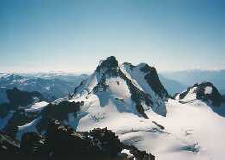
#> input picture prac04/prac04ex01img01.png, 225 x 160 px
$ jupyter execute --allow-errors prac04_starter.ipynb   (shell and % lines are left out)
#> lines starting #> are read from the running program, lines starting #| are printed output that depends on the picture
[cell 1]
#Importing some useful packages
import numpy as np #Numpy library provides various useful functions and operators for scientific computing
import cv2 #openCV is a key library that provides various useful functions for computer vision
import os #Honestly this one is a bit optional.
import glob #again just optional
from matplotlib import pyplot as plt

# Download images for Practical 4

---
# Exercise 1 - SIFT Feature Extraction

In this exercise, we will delve into the properties of the **Scale-Invariant Feature Transform (SIFT)**, particularly its invariance characteristics.

## Steps:

1. **Keypoint Detection on Checkerboard Image**:
    - Use the SIFT algorithm to detect keypoints on a natural image.
    - Count the number of keypoints identified.
    - Visualize these keypoints using the `drawKeypoints` method.
    - **Observation**: Pay attention to the locations of the keypoints. How do they compare to the Harris corners from Practical 3? What can you infer about their main orientation?

2. **SIFT Descriptors**:
    - Extract SIFT descriptors for the detected keypoints.
    - Analyze the number of descriptors and the dimensionality of each.
    - Compare your findings with your lecture notes on SIFT. Are they consistent?
    - Convert the descriptors to an intensity image and inspect it.
    - **Observation**: Look for any discernible patterns in the intensity image. What do the descriptors convey?

3. **Invariance Test with Rotated and Scaled Image**:
    - Rotate (10 deg) and slightly scale (1.2) the input image.
    - Repeat the SIFT keypoint detection and descriptor extraction on this transformed image.
    - Convert the new set of descriptors to an intensity image.
    - **Observation**: Compare the intensity images of the original and transformed checkerboard. Can you validate the scale invariance of the SIFT descriptors?
    - Choose a few keypoint pairs from both images and delve deeper into their descriptors. What similarities or differences can you spot?
    - Extra: perform correspondence between the original image and its rotated and scaled version. Draw a line between any two matched keypoints in the two images.

## Objective:

Through this exercise, you'll gain hands-on experience with the SIFT algorithm, understanding its robustness against transformations and its ability to capture distinctive features in images. By comparing it with other methods like Harris corners, you'll appreciate the nuances and
---strengths of each approach.

[cell 2]
import cv2
import numpy as np
import matplotlib.pyplot as plt

# Load the image
filename = "prac04ex01img01.png"
img = cv2.imread(filename, cv2.IMREAD_GRAYSCALE)
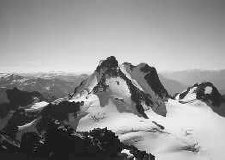
#> img: shape (160, 225); min 0, max 255, mean 144.2

# Initialize the SIFT detector
sift = cv2.SIFT_create()

# Detect SIFT keypoints and descriptors for the original image
keypoints, descriptors = sift.detectAndCompute(img, None)
#> keypoints = 185 keypoints; strongest (x, y, size): (125, 151, 3.6), (44, 104, 4.1), (208, 90, 4.6), (146, 117, 2.7)

# Rotate and scale the image: 10-degree rotation and 1.2x scaling
rows, cols = img.shape
#> rows = 160; cols = 225
M = cv2.getRotationMatrix2D((cols / 2, rows / 2), 10, 1.2)
rotated_scaled_img = cv2.warpAffine(img, M, (cols, rows))
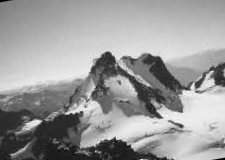
#> rotated_scaled_img: shape (160, 225); min 0, max 253, mean 154.9

# Detect SIFT keypoints and descriptors for the rotated and scaled image
rotated_keypoints, rotated_descriptors = sift.detectAndCompute(rotated_scaled_img, None)
#> rotated_keypoints = 272 keypoints; strongest (x, y, size): (36, 122, 5), (181, 126, 2.7), (32, 124, 7.6), (105, 64, 15.2)

# Draw keypoints on the original and rotated/scaled images
img_keypoints = cv2.drawKeypoints(img, keypoints, None, flags=cv2.DRAW_MATCHES_FLAGS_DRAW_RICH_KEYPOINTS)
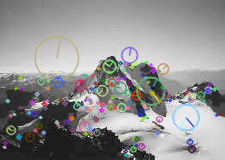
#> img_keypoints: shape (160, 225, 3); mean of channels 0, 1, 2 144.8, 144.9, 144.9; drawn as B, G, R
rotated_img_keypoints = cv2.drawKeypoints(rotated_scaled_img, rotated_keypoints, None, flags=cv2.DRAW_MATCHES_FLAGS_DRAW_RICH_KEYPOINTS)
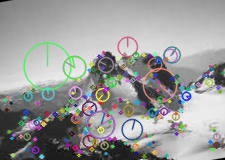
#> rotated_img_keypoints: shape (160, 225, 3); mean of channels 0, 1, 2 153.6, 154.4, 153.7; drawn as B, G, R

# Plot the original and rotated/scaled images with keypoints side by side
plt.figure(figsize=(10, 5))
plt.subplot(1, 2, 1)
plt.imshow(img_keypoints)
plt.title('Original Image with Keypoints')
plt.subplot(1, 2, 2)
plt.imshow(rotated_img_keypoints)
plt.title('Rotated and Scaled Image with Keypoints')
plt.show()

# Extra: Perform keypoint matching using BFMatcher
bf = cv2.BFMatcher(cv2.NORM_L2, crossCheck=True)
matches = bf.match(descriptors, rotated_descriptors)
#> matches = 128 matches

# Sort matches by distance (best matches first)
matches = sorted(matches, key=lambda x: x.distance)

# Draw the top 10 matches between the two images
img_matches = cv2.drawMatches(img, keypoints, rotated_scaled_img, rotated_keypoints, matches[:10], None, flags=cv2.DrawMatchesFlags_NOT_DRAW_SINGLE_POINTS)
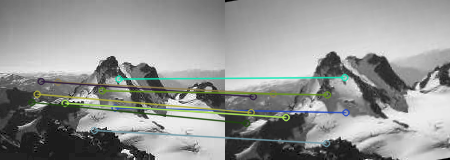
#> img_matches: shape (160, 450, 3); mean of channels 0, 1, 2 148, 149.9, 148; drawn as B, G, R

# Display the matched keypoints
plt.figure(figsize=(15, 7))
plt.imshow(img_matches)
plt.title('Top 10 Matches between Original and Rotated/Scaled Image')
plt.show()

$ run again, with prac04/prac04ex01img02.png copied over prac04/prac04ex01img01.png
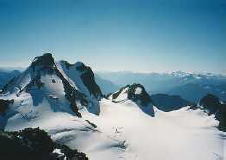
#> input picture prac04/prac04ex01img02.png, 226 x 160 px
#> keypoints = 157 keypoints; strongest (x, y, size): (57, 151, 3.6), (138, 91, 4.1), (79, 115, 3.1), (95, 126, 2)
#> rotated_keypoints = 181 keypoints; strongest (x, y, size): (145, 87, 4.8), (80, 129, 3.7), (119, 98, 4.2), (156, 97, 21.5)
#> `rotated_img_keypoints = cv2.drawKeypoints(rotated_scaled_img, rotated_..`:
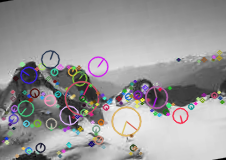
#> rotated_img_keypoints: shape (160, 226, 3); mean of channels 0, 1, 2 152.7, 152, 153.7; drawn as B, G, R
#> matches = 87 matches
#> `img_matches = cv2.drawMatches(img, keypoints, rotated_scaled_img, rota..`:
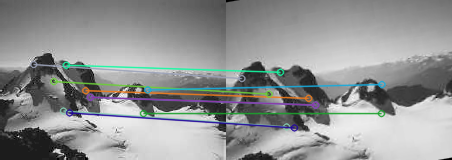
#> img_matches: shape (160, 452, 3); mean of channels 0, 1, 2 147.1, 147.5, 145.3; drawn as B, G, R
